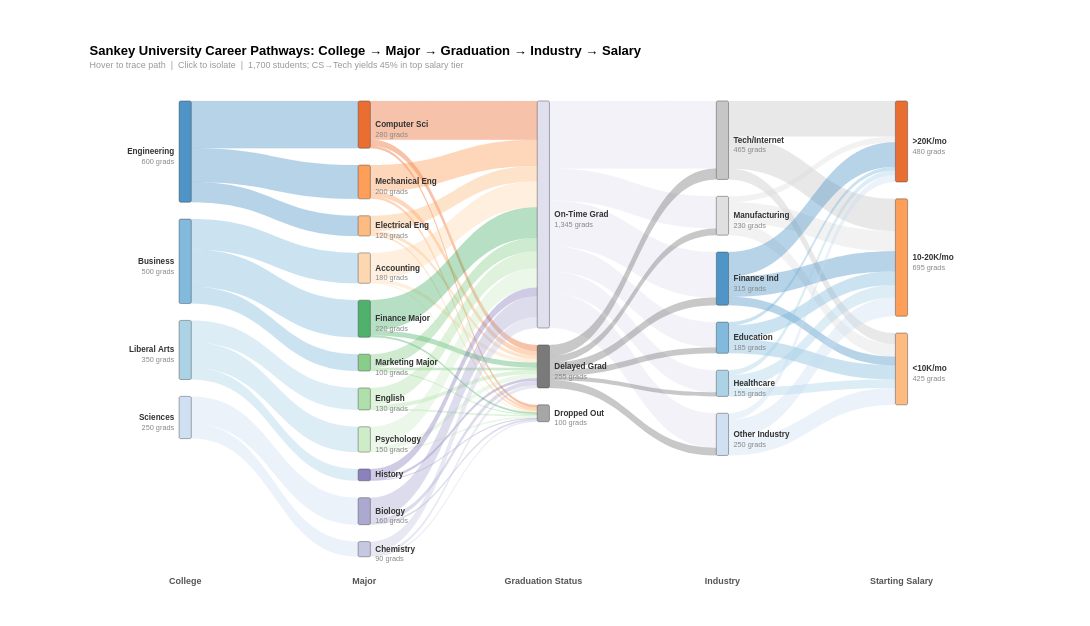

The specification (Vega-Lite) saved for this image:
### Vega specification from a JSON file in a GitHub repository (floating-point values rounded to 4 significant figures)
{"$schema": "https://vega.github.io/schema/vega/v5.json", "description": "University Graduate Career Pathways Sankey (Data-Driven Architecture)", "width": 1100, "height": 560, "padding": {"left": 110, "right": 130, "top": 55, "bottom": 50}, "background": "white", "_metadata": {"chart_type": "sankey_multi_stage", "title": "Sankey University Graduate Career Pathways", "topic": "university_career_pathways", "architecture": "data-driven layout via Vega transform pipeline", "value_unit": "Graduate count", "notes": "1,700 graduates — CS grads: 45% land >20K; Mech Eng: 68% go Manufacturing or Tech; 94% on-time graduation rate for Accounting"}, "signals": [{"name": "nodeWidth", "value": 15}, {"name": "nodeGap", "value": 100}, {"name": "threshold", "value": 0, "bind": {"input": "range", "min": 0, "max": 50, "step": 5, "name": "Min Flow (grads): "}}, {"name": "nodeHover", "value": null, "on": [{"events": "@nodeRect:mouseover", "update": "datum.name"}, {"events": "@nodeRect:mouseout", "update": "null"}]}, {"name": "edgeHover", "value": null, "on": [{"events": "@edgeMark:mouseover", "update": "datum.linkId"}, {"events": "@edgeMark:mouseout", "update": "null"}]}, {"name": "selectedNode", "value": null, "on": [{"events": "@nodeRect:click!", "update": "selectedNode === datum.name ? null : datum.name"}, {"events": [{"type": "click", "markname": "resetBtn"}, {"type": "dblclick"}], "update": "null"}]}], "data": [{"name": "rawLinks", "values": [{"source": "Engineering", "target": "Computer Sci", "value": 280}, {"source": "Engineering", "target": "Mechanical Eng", "value": 200}, {"source": "Engineering", "target": "Electrical Eng", "value": 120}, {"source": "Business", "target": "Accounting", "value": 180}, {"source": "Business", "target": "Finance Major", "value": 220}, {"source": "Business", "target": "Marketing Major", "value": 100}, {"source": "Liberal Arts", "target": "English", "value": 130}, {"source": "Liberal Arts", "target": "Psychology", "value": 150}, {"source": "Liberal Arts", "target": "History", "value": 70}, {"source": "Sciences", "target": "Biology", "value": 160}, {"source": "Sciences", "target": "Chemistry", "value": 90}, {"source": "Computer Sci", "target": "On-Time Grad", "value": 230}, {"source": "Computer Sci", "target": "Delayed Grad", "value": 35}, {"source": "Computer Sci", "target": "Dropped Out", "value": 15}, {"source": "Mechanical Eng", "target": "On-Time Grad", "value": 155}, {"source": "Mechanical Eng", "target": "Delayed Grad", "value": 30}, {"source": "Mechanical Eng", "target": "Dropped Out", "value": 15}, {"source": "Electrical Eng", "target": "On-Time Grad", "value": 90}, {"source": "Electrical Eng", "target": "Delayed Grad", "value": 20}, {"source": "Electrical Eng", "target": "Dropped Out", "value": 10}, {"source": "Accounting", "target": "On-Time Grad", "value": 155}, {"source": "Accounting", "target": "Delayed Grad", "value": 20}, {"source": "Accounting", "target": "Dropped Out", "value": 5}, {"source": "Finance Major", "target": "On-Time Grad", "value": 180}, {"source": "Finance Major", "target": "Delayed Grad", "value": 30}, {"source": "Finance Major", "target": "Dropped Out", "value": 10}, {"source": "Marketing Major", "target": "On-Time Grad", "value": 80}, {"source": "Marketing Major", "target": "Delayed Grad", "value": 15}, {"source": "Marketing Major", "target": "Dropped Out", "value": 5}, {"source": "English", "target": "On-Time Grad", "value": 100}, {"source": "English", "target": "Delayed Grad", "value": 22}, {"source": "English", "target": "Dropped Out", "value": 8}, {"source": "Psychology", "target": "On-Time Grad", "value": 115}, {"source": "Psychology", "target": "Delayed Grad", "value": 25}, {"source": "Psychology", "target": "Dropped Out", "value": 10}, {"source": "History", "target": "On-Time Grad", "value": 50}, {"source": "History", "target": "Delayed Grad", "value": 15}, {"source": "History", "target": "Dropped Out", "value": 5}, {"source": "Biology", "target": "On-Time Grad", "value": 125}, {"source": "Biology", "target": "Delayed Grad", "value": 25}, {"source": "Biology", "target": "Dropped Out", "value": 10}, {"source": "Chemistry", "target": "On-Time Grad", "value": 65}, {"source": "Chemistry", "target": "Delayed Grad", "value": 18}, {"source": "Chemistry", "target": "Dropped Out", "value": 7}, {"source": "On-Time Grad", "target": "Tech/Internet", "value": 400}, {"source": "On-Time Grad", "target": "Manufacturing", "value": 190}, {"source": "On-Time Grad", "target": "Finance Ind", "value": 270}, {"source": "On-Time Grad", "target": "Education", "value": 150}, {"source": "On-Time Grad", "target": "Healthcare", "value": 130}, {"source": "On-Time Grad", "target": "Other Industry", "value": 205}, {"source": "Delayed Grad", "target": "Tech/Internet", "value": 65}, {"source": "Delayed Grad", "target": "Manufacturing", "value": 40}, {"source": "Delayed Grad", "target": "Finance Ind", "value": 45}, {"source": "Delayed Grad", "target": "Education", "value": 35}, {"source": "Delayed Grad", "target": "Healthcare", "value": 25}, {"source": "Delayed Grad", "target": "Other Industry", "value": 45}, {"source": "Tech/Internet", "target": ">20K/mo", "value": 210}, {"source": "Tech/Internet", "target": "10-20K/mo", "value": 190}, {"source": "Tech/Internet", "target": "<10K/mo", "value": 65}, {"source": "Manufacturing", "target": ">20K/mo", "value": 35}, {"source": "Manufacturing", "target": "10-20K/mo", "value": 120}, {"source": "Manufacturing", "target": "<10K/mo", "value": 75}, {"source": "Finance Ind", "target": ">20K/mo", "value": 145}, {"source": "Finance Ind", "target": "10-20K/mo", "value": 120}, {"source": "Finance Ind", "target": "<10K/mo", "value": 50}, {"source": "Education", "target": ">20K/mo", "value": 20}, {"source": "Education", "target": "10-20K/mo", "value": 80}, {"source": "Education", "target": "<10K/mo", "value": 85}, {"source": "Healthcare", "target": ">20K/mo", "value": 30}, {"source": "Healthcare", "target": "10-20K/mo", "value": 75}, {"source": "Healthcare", "target": "<10K/mo", "value": 50}, {"source": "Other Industry", "target": ">20K/mo", "value": 40}, {"source": "Other Industry", "target": "10-20K/mo", "value": 110}, {"source": "Other Industry", "target": "<10K/mo", "value": 100}]}, {"name": "nodeConfig", "values": [{"name": "Engineering", "depth": 0, "order": 0}, {"name": "Business", "depth": 0, "order": 1}, {"name": "Liberal Arts", "depth": 0, "order": 2}, {"name": "Sciences", "depth": 0, "order": 3}, {"name": "Computer Sci", "depth": 1, "order": 0}, {"name": "Mechanical Eng", "depth": 1, "order": 1}, {"name": "Electrical Eng", "depth": 1, "order": 2}, {"name": "Accounting", "depth": 1, "order": 3}, {"name": "Finance Major", "depth": 1, "order": 4}, {"name": "Marketing Major", "depth": 1, "order": 5}, {"name": "English", "depth": 1, "order": 6}, {"name": "Psychology", "depth": 1, "order": 7}, {"name": "History", "depth": 1, "order": 8}, {"name": "Biology", "depth": 1, "order": 9}, {"name": "Chemistry", "depth": 1, "order": 10}, {"name": "On-Time Grad", "depth": 2, "order": 0}, {"name": "Delayed Grad", "depth": 2, "order": 1}, {"name": "Dropped Out", "depth": 2, "order": 2}, {"name": "Tech/Internet", "depth": 3, "order": 0}, {"name": "Manufacturing", "depth": 3, "order": 1}, {"name": "Finance Ind", "depth": 3, "order": 2}, {"name": "Education", "depth": 3, "order": 3}, {"name": "Healthcare", "depth": 3, "order": 4}, {"name": "Other Industry", "depth": 3, "order": 5}, {"name": ">20K/mo", "depth": 4, "order": 0}, {"name": "10-20K/mo", "depth": 4, "order": 1}, {"name": "<10K/mo", "depth": 4, "order": 2}]}, {"name": "depthLabelsData", "values": [{"depth": 0, "label": "College"}, {"depth": 1, "label": "Major"}, {"depth": 2, "label": "Graduation Status"}, {"depth": 3, "label": "Industry"}, {"depth": 4, "label": "Starting Salary"}]}, {"name": "filteredLinks", "source": "rawLinks", "transform": [{"type": "filter", "expr": "datum.value >= threshold"}, {"type": "formula", "expr": "datum.source + ' → ' + datum.target", "as": "linkId"}]}, {"name": "linksWithOrder", "source": "filteredLinks", "transform": [{"type": "lookup", "from": "nodeConfig", "key": "name", "fields": ["source"], "as": ["srcConfig"]}, {"type": "lookup", "from": "nodeConfig", "key": "name", "fields": ["target"], "as": ["tgtConfig"]}, {"type": "formula", "expr": "datum.srcConfig.order", "as": "srcOrder"}, {"type": "formula", "expr": "datum.tgtConfig.order", "as": "tgtOrder"}, {"type": "formula", "expr": "datum.srcConfig.depth", "as": "srcDepth"}, {"type": "formula", "expr": "datum.tgtConfig.depth", "as": "tgtDepth"}]}, {"name": "outTotals", "source": "linksWithOrder", "transform": [{"type": "aggregate", "groupby": ["source"], "fields": ["value"], "ops": ["sum"], "as": ["totalOut"]}]}, {"name": "inTotals", "source": "linksWithOrder", "transform": [{"type": "aggregate", "groupby": ["target"], "fields": ["value"], "ops": ["sum"], "as": ["totalIn"]}]}, {"name": "nodePositions", "source": "nodeConfig", "transform": [{"type": "lookup", "from": "outTotals", "key": "source", "fields": ["name"], "as": ["outInfo"]}, {"type": "lookup", "from": "inTotals", "key": "target", "fields": ["name"], "as": ["inInfo"]}, {"type": "formula", "expr": "datum.outInfo ? datum.outInfo.totalOut : 0", "as": "totalOut"}, {"type": "formula", "expr": "datum.inInfo ? datum.inInfo.totalIn : 0", "as": "totalIn"}, {"type": "formula", "expr": "max(datum.totalOut, datum.totalIn)", "as": "total"}, {"type": "filter", "expr": "datum.total > 0"}, {"type": "stack", "groupby": ["depth"], "sort": {"field": "order", "order": "ascending"}, "field": "total"}, {"type": "window", "groupby": ["depth"], "sort": {"field": "order", "order": "ascending"}, "ops": ["row_number"], "as": ["rankInDepth"]}, {"type": "formula", "expr": "datum.y0 + (datum.rankInDepth - 1) * nodeGap", "as": "y0g"}, {"type": "formula", "expr": "datum.y1 + (datum.rankInDepth - 1) * nodeGap", "as": "y1g"}]}, {"name": "sourceStacked", "source": "linksWithOrder", "transform": [{"type": "window", "groupby": ["source"], "sort": {"field": "tgtOrder", "order": "ascending"}, "ops": ["sum"], "fields": ["value"], "frame": [null, 0], "as": ["srcCumEnd"]}, {"type": "formula", "expr": "datum.srcCumEnd - datum.value", "as": "srcCumStart"}]}, {"name": "targetStacked", "source": "linksWithOrder", "transform": [{"type": "window", "groupby": ["target"], "sort": {"field": "srcOrder", "order": "ascending"}, "ops": ["sum"], "fields": ["value"], "frame": [null, 0], "as": ["tgtCumEnd"]}, {"type": "formula", "expr": "datum.tgtCumEnd - datum.value", "as": "tgtCumStart"}]}, {"name": "edges", "source": "sourceStacked", "transform": [{"type": "lookup", "from": "targetStacked", "key": "linkId", "fields": ["linkId"], "as": ["tgtInfo"]}, {"type": "formula", "expr": "datum.tgtInfo ? datum.tgtInfo.tgtCumStart : 0", "as": "tgtCumStart"}, {"type": "formula", "expr": "datum.tgtInfo ? datum.tgtInfo.tgtCumEnd : datum.value", "as": "tgtCumEnd"}, {"type": "lookup", "from": "nodePositions", "key": "name", "fields": ["source"], "as": ["srcNode"]}, {"type": "lookup", "from": "nodePositions", "key": "name", "fields": ["target"], "as": ["tgtNode"]}, {"type": "filter", "expr": "datum.srcNode && datum.tgtNode"}, {"type": "formula", "expr": "datum.srcNode.y0g + datum.srcCumStart", "as": "absSy0"}, {"type": "formula", "expr": "datum.srcNode.y0g + datum.srcCumEnd", "as": "absSy1"}, {"type": "formula", "expr": "datum.tgtNode.y0g + datum.tgtCumStart", "as": "absTy0"}, {"type": "formula", "expr": "datum.tgtNode.y0g + datum.tgtCumEnd", "as": "absTy1"}, {"type": "formula", "expr": "datum.srcNode.total > 0 ? datum.value / datum.srcNode.total : 0", "as": "srcPct"}, {"type": "formula", "expr": "datum.tgtNode.total > 0 ? datum.value / datum.tgtNode.total : 0", "as": "tgtPct"}]}], "scales": [{"name": "x", "type": "point", "range": "width", "domain": [0, 1, 2, 3, 4], "padding": 0.5}, {"name": "y", "type": "linear", "range": [0, {"signal": "height"}], "domain": {"data": "nodePositions", "field": "y1g"}}, {"name": "color", "type": "ordinal", "domain": {"data": "nodeConfig", "field": "name"}, "range": {"scheme": "category20c"}}], "marks": [{"type": "path", "name": "edgeMark", "from": {"data": "edges"}, "encode": {"update": {"path": {"signal": "'M' + (scale('x', datum.srcDepth) + nodeWidth) + ',' + scale('y', datum.absSy0) + ' C' + ((scale('x', datum.srcDepth) + nodeWidth + scale('x', datum.tgtDepth)) / 2) + ',' + scale('y', datum.absSy0) + ' ' + ((scale('x', datum.srcDepth) + nodeWidth + scale('x', datum.tgtDepth)) / 2) + ',' + scale('y', datum.absTy0) + ' ' + scale('x', datum.tgtDepth) + ',' + scale('y', datum.absTy0) + ' L' + scale('x', datum.tgtDepth) + ',' + scale('y', datum.absTy1) + ' C' + ((scale('x', datum.srcDepth) + nodeWidth + scale('x', datum.tgtDepth)) / 2) + ',' + scale('y', datum.absTy1) + ' ' + ((scale('x', datum.srcDepth) + nodeWidth + scale('x', datum.tgtDepth)) / 2) + ',' + scale('y', datum.absSy1) + ' ' + (scale('x', datum.srcDepth) + nodeWidth) + ',' + scale('y', datum.absSy1) + ' Z'"}, "fill": {"scale": "color", "field": "source"}, "fillOpacity": {"signal": "selectedNode ? (datum.source === selectedNode || datum.target === selectedNode ? 0.65 : 0.04) : nodeHover ? (datum.source === nodeHover || datum.target === nodeHover ? 0.65 : 0.08) : edgeHover === datum.linkId ? 0.75 : 0.35"}, "stroke": {"scale": "color", "field": "source"}, "strokeWidth": {"value": 0.5}, "strokeOpacity": {"signal": "selectedNode ? (datum.source === selectedNode || datum.target === selectedNode ? 0.4 : 0) : nodeHover ? (datum.source === nodeHover || datum.target === nodeHover ? 0.4 : 0) : edgeHover === datum.linkId ? 0.5 : 0.1"}, "tooltip": {"signal": "datum.source + ' → ' + datum.target + ': ' + format(datum.value, ',d') + ' grads (' + format(datum.srcPct, '.0%') + ' of ' + datum.source + ')'"}, "cursor": {"value": "pointer"}}, "hover": {"fillOpacity": {"value": 0.8}}}}, {"type": "rect", "name": "nodeRect", "from": {"data": "nodePositions"}, "encode": {"enter": {"width": {"signal": "nodeWidth"}, "cornerRadius": {"value": 2}}, "update": {"x": {"scale": "x", "field": "depth"}, "y": {"scale": "y", "field": "y0g"}, "y2": {"scale": "y", "field": "y1g"}, "fill": {"scale": "color", "field": "name"}, "stroke": {"value": "#333"}, "strokeWidth": {"signal": "selectedNode === datum.name || nodeHover === datum.name ? 2 : 0.5"}, "fillOpacity": {"signal": "selectedNode ? (datum.name === selectedNode ? 1 : 0.25) : nodeHover === datum.name ? 1 : 0.85"}, "tooltip": {"signal": "datum.name + ': ' + format(datum.total, ',d') + ' grads'"}, "cursor": {"value": "pointer"}}}}, {"type": "text", "from": {"data": "nodePositions"}, "interactive": false, "encode": {"update": {"x": {"signal": "datum.depth === 0 ? scale('x', datum.depth) - 6 : scale('x', datum.depth) + nodeWidth + 6"}, "y": {"signal": "(scale('y', datum.y0g) + scale('y', datum.y1g)) / 2"}, "align": {"signal": "datum.depth === 0 ? 'right' : 'left'"}, "text": {"field": "name"}, "fontSize": {"value": 10}, "fontWeight": {"value": "bold"}, "fill": {"value": "#333"}, "baseline": {"value": "middle"}, "opacity": {"signal": "selectedNode ? (datum.name === selectedNode ? 1 : 0.25) : 1"}}}}, {"type": "text", "from": {"data": "nodePositions"}, "interactive": false, "encode": {"update": {"x": {"signal": "datum.depth === 0 ? scale('x', datum.depth) - 6 : scale('x', datum.depth) + nodeWidth + 6"}, "y": {"signal": "(scale('y', datum.y0g) + scale('y', datum.y1g)) / 2 + 12"}, "align": {"signal": "datum.depth === 0 ? 'right' : 'left'"}, "text": {"signal": "abs(scale('y', datum.y0g) - scale('y', datum.y1g)) > 18 ? '' + format(datum.total, ',d') + ' grads' : ''"}, "fontSize": {"value": 9}, "fill": {"value": "#888"}, "baseline": {"value": "middle"}, "opacity": {"signal": "selectedNode ? (datum.name === selectedNode ? 1 : 0.25) : 1"}}}}, {"type": "text", "from": {"data": "depthLabelsData"}, "interactive": false, "encode": {"enter": {"x": {"signal": "scale('x', datum.depth) + nodeWidth / 2"}, "y": {"signal": "height + 25"}, "text": {"field": "label"}, "fontSize": {"value": 11}, "fontWeight": {"value": "bold"}, "fill": {"value": "#555"}, "baseline": {"value": "top"}, "align": {"value": "center"}}}}, {"type": "group", "data": [{"name": "showResetData", "values": [{}], "transform": [{"type": "filter", "expr": "selectedNode"}]}], "encode": {"enter": {"xc": {"signal": "width / 2"}, "y": {"value": -35}, "width": {"value": 100}, "height": {"value": 26}}}, "marks": [{"type": "group", "name": "resetBtn", "from": {"data": "showResetData"}, "encode": {"enter": {"cornerRadius": {"value": 5}, "fill": {"value": "#f5f5f5"}, "stroke": {"value": "#bbb"}, "strokeWidth": {"value": 1.5}, "height": {"field": {"group": "height"}}, "width": {"field": {"group": "width"}}, "cursor": {"value": "pointer"}}, "update": {"opacity": {"value": 1}}, "hover": {"opacity": {"value": 0.7}}}, "marks": [{"type": "text", "interactive": false, "encode": {"enter": {"xc": {"field": {"group": "width"}, "mult": 0.5}, "yc": {"field": {"group": "height"}, "mult": 0.5, "offset": 1}, "align": {"value": "center"}, "baseline": {"value": "middle"}, "fontWeight": {"value": "bold"}, "fontSize": {"value": 11}, "text": {"value": "Show All"}, "fill": {"value": "#555"}}}}]}]}], "title": {"text": "Sankey University Career Pathways: College → Major → Graduation → Industry → Salary", "subtitle": "Hover to trace path  |  Click to isolate  |  1,700 students; CS→Tech yields 45% in top salary tier", "fontSize": 16, "subtitleFontSize": 11, "subtitleColor": "#999", "anchor": "start"}}
